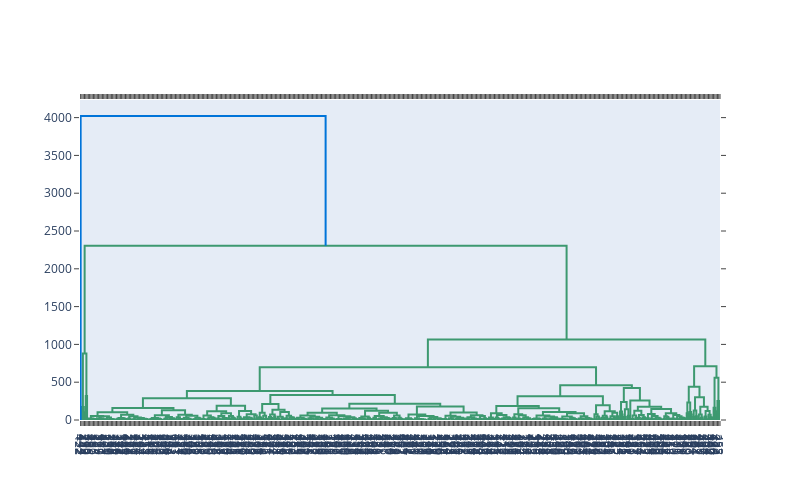

This figure's notebook cell:
### Code cell
cah_rfm = df_rfm[["Recency", "Frequence", "Montant"]].iloc[0:500]

fig = ff.create_dendrogram(cah_rfm)
fig.update_layout(width=800, height=500)
fig.show()
